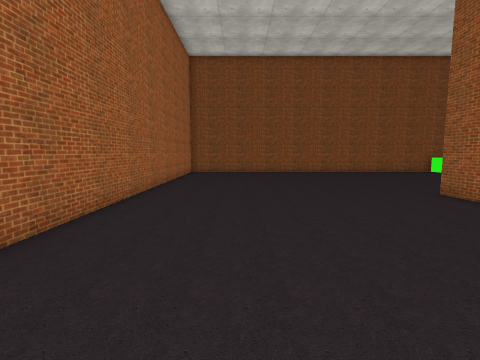
View 1 (above)

12 first-person views from a walk through a scene from a Unity 3-D project. The camera is 1.4 m above the floor, tilts 6° down and sees 85° across. The floor is counted in squares, 1 m on a side. Each view is taken from the middle of a square. On the plan, view 1 faces up. The plan holds only what a view shows up to about 13 squares ahead; the rest is blank. The place goes on beyond the plan. The player character is not drawn. Some surface patterns are stand-ins.

View 2
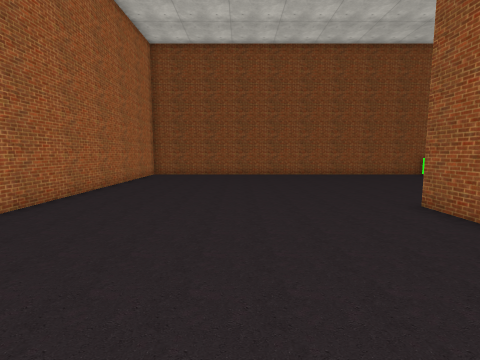

View 3
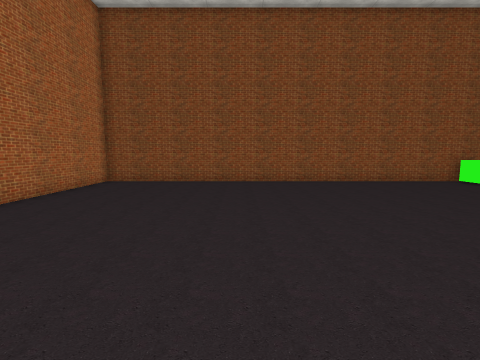

View 4
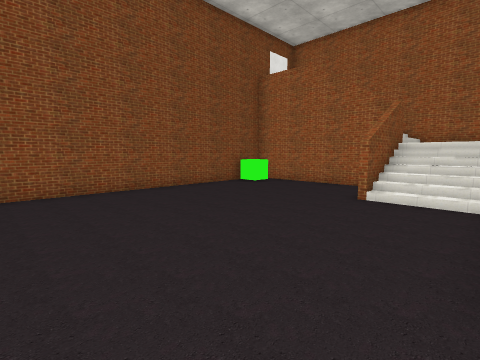

View 5
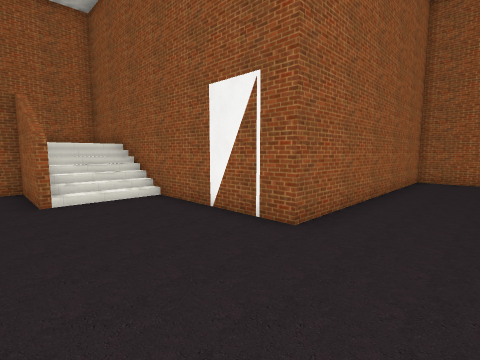

View 6
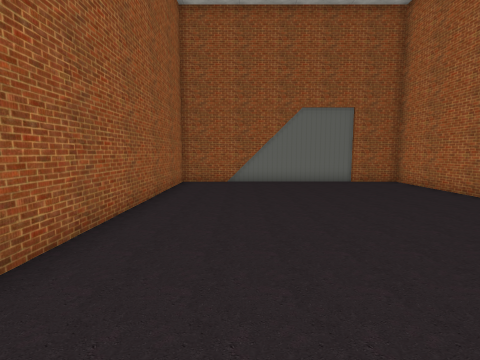

View 7
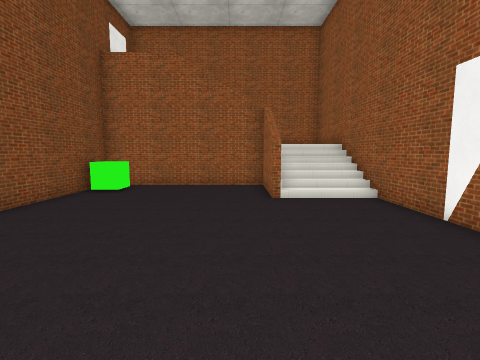

View 8
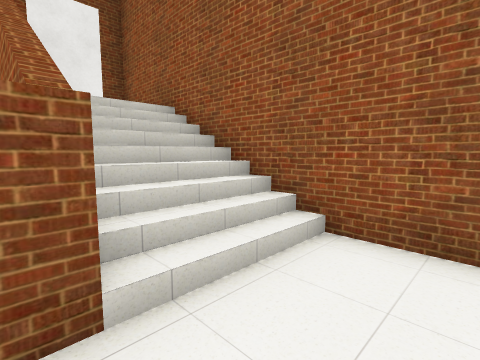

View 9
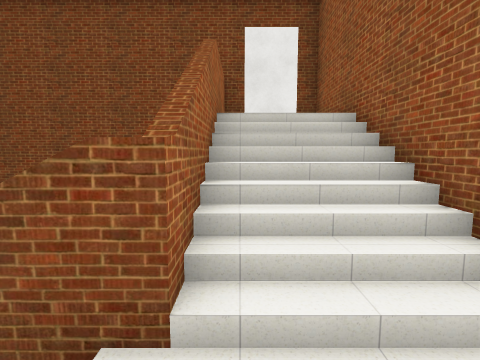

View 10
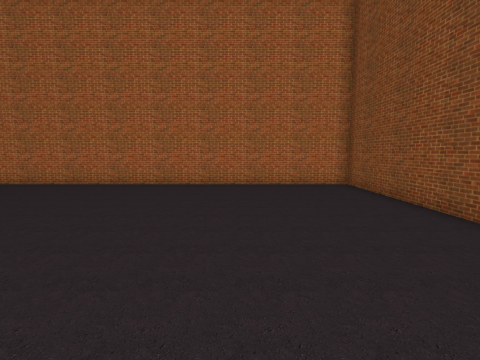

View 11
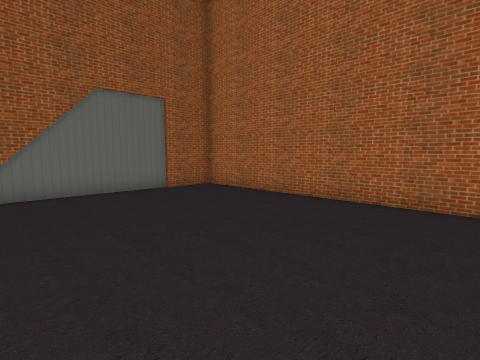

View 12
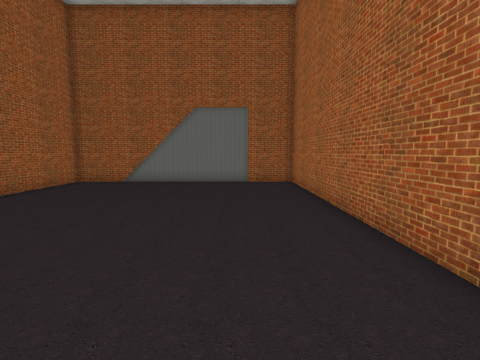

### Floor plan
Key: @ floor where view 1 was taken; # wall or solid block; . main floor; : floor 1.75 m higher than the main floor; / step, stairs or slope; = window, fence, low wall or low ledge.
Columns run from 4 left of view 1 to 19 right of it. Each row starts with its distance up from view 1.
 19 ########################
 18 #................=##   #
 17 #.................=#   #
 16 #..................#   #
 15 #..................#///#
 14 #..................#///#
 13 #..................#///#
 12 #.............../###///#
 11 #...............////:::#
 10 #...............////:::#
  9 #...............////   #
  8 #..........############
  7 #..........#
  6 #..........#
  5 #..........#
  4 #..........#
  3 #..........#
  2 #..........#
  1 #..........#
  0 #...@......#
 -1 #..........#
 -2 ############

Positions as (right, up) in squares from view 1, and headings:
1: (0, 0), facing up
2: (2, 2), facing up
3: (3, 6), facing up
4: (4, 9), facing up-right
5: (4, 13), facing down-right
6: (4, 11), facing down
7: (4, 13), facing right
8: (15, 10), facing up-right
9: (16, 10), facing up
10: (8, 14), facing left
11: (4, 8), facing down-left
12: (-1, 11), facing down
